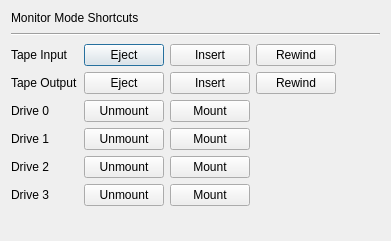
<?xml version="1.0" encoding="UTF-8"?>
<ui version="4.0">
 <class>ToolsWindow</class>
 <widget class="QDialog" name="ToolsWindow">
  <property name="geometry">
   <rect>
    <x>0</x>
    <y>0</y>
    <width>391</width>
    <height>241</height>
   </rect>
  </property>
  <property name="windowTitle">
   <string>Dialog</string>
  </property>
  <layout class="QVBoxLayout" name="verticalLayout">
   <item>
    <widget class="QLabel" name="label_7">
     <property name="text">
      <string>Monitor Mode Shortcuts</string>
     </property>
    </widget>
   </item>
   <item>
    <widget class="QLabel" name="label_8">
     <property name="font">
      <font>
       <pointsize>2</pointsize>
      </font>
     </property>
     <property name="frameShape">
      <enum>QFrame::HLine</enum>
     </property>
     <property name="frameShadow">
      <enum>QFrame::Sunken</enum>
     </property>
     <property name="text">
      <string/>
     </property>
    </widget>
   </item>
   <item>
    <layout class="QGridLayout" name="gridLayout">
     <item row="0" column="1">
      <widget class="QPushButton" name="button_input_eject">
       <property name="text">
        <string>Eject</string>
       </property>
      </widget>
     </item>
     <item row="0" column="4">
      <spacer name="horizontalSpacer">
       <property name="orientation">
        <enum>Qt::Horizontal</enum>
       </property>
       <property name="sizeHint" stdset="0">
        <size>
         <width>40</width>
         <height>20</height>
        </size>
       </property>
      </spacer>
     </item>
     <item row="4" column="0">
      <widget class="QLabel" name="label_5">
       <property name="text">
        <string>Drive 2</string>
       </property>
      </widget>
     </item>
     <item row="3" column="0">
      <widget class="QLabel" name="label_4">
       <property name="text">
        <string>Drive 1</string>
       </property>
      </widget>
     </item>
     <item row="1" column="0">
      <widget class="QLabel" name="label_2">
       <property name="text">
        <string>Tape Output</string>
       </property>
      </widget>
     </item>
     <item row="2" column="0">
      <widget class="QLabel" name="label_3">
       <property name="text">
        <string>Drive 0</string>
       </property>
      </widget>
     </item>
     <item row="0" column="0">
      <widget class="QLabel" name="label">
       <property name="text">
        <string>Tape Input</string>
       </property>
      </widget>
     </item>
     <item row="1" column="1">
      <widget class="QPushButton" name="button_output_eject">
       <property name="text">
        <string>Eject</string>
       </property>
      </widget>
     </item>
     <item row="5" column="0">
      <widget class="QLabel" name="label_6">
       <property name="text">
        <string>Drive 3</string>
       </property>
      </widget>
     </item>
     <item row="2" column="1">
      <widget class="QPushButton" name="button_drive0_unmount">
       <property name="text">
        <string>Unmount</string>
       </property>
      </widget>
     </item>
     <item row="2" column="2">
      <widget class="QPushButton" name="button_drive0_mount">
       <property name="text">
        <string>Mount</string>
       </property>
      </widget>
     </item>
     <item row="1" column="2">
      <widget class="QPushButton" name="button_output_insert">
       <property name="text">
        <string>Insert</string>
       </property>
      </widget>
     </item>
     <item row="1" column="3">
      <widget class="QPushButton" name="button_output_rewind">
       <property name="text">
        <string>Rewind</string>
       </property>
      </widget>
     </item>
     <item row="0" column="2">
      <widget class="QPushButton" name="button_input_insert">
       <property name="text">
        <string>Insert</string>
       </property>
      </widget>
     </item>
     <item row="0" column="3">
      <widget class="QPushButton" name="button_input_rewind">
       <property name="text">
        <string>Rewind</string>
       </property>
      </widget>
     </item>
     <item row="3" column="1">
      <widget class="QPushButton" name="button_drive1_unmount">
       <property name="text">
        <string>Unmount</string>
       </property>
      </widget>
     </item>
     <item row="4" column="1">
      <widget class="QPushButton" name="button_drive2_unmount">
       <property name="text">
        <string>Unmount</string>
       </property>
      </widget>
     </item>
     <item row="5" column="1">
      <widget class="QPushButton" name="button_drive3_unmount">
       <property name="text">
        <string>Unmount</string>
       </property>
      </widget>
     </item>
     <item row="3" column="2">
      <widget class="QPushButton" name="button_drive1_mount">
       <property name="text">
        <string>Mount</string>
       </property>
      </widget>
     </item>
     <item row="4" column="2">
      <widget class="QPushButton" name="button_drive2_mount">
       <property name="text">
        <string>Mount</string>
       </property>
      </widget>
     </item>
     <item row="5" column="2">
      <widget class="QPushButton" name="button_drive3_mount">
       <property name="text">
        <string>Mount</string>
       </property>
      </widget>
     </item>
    </layout>
   </item>
   <item>
    <spacer name="verticalSpacer">
     <property name="orientation">
      <enum>Qt::Vertical</enum>
     </property>
     <property name="sizeHint" stdset="0">
      <size>
       <width>20</width>
       <height>40</height>
      </size>
     </property>
    </spacer>
   </item>
  </layout>
 </widget>
 <resources/>
 <connections/>
</ui>
